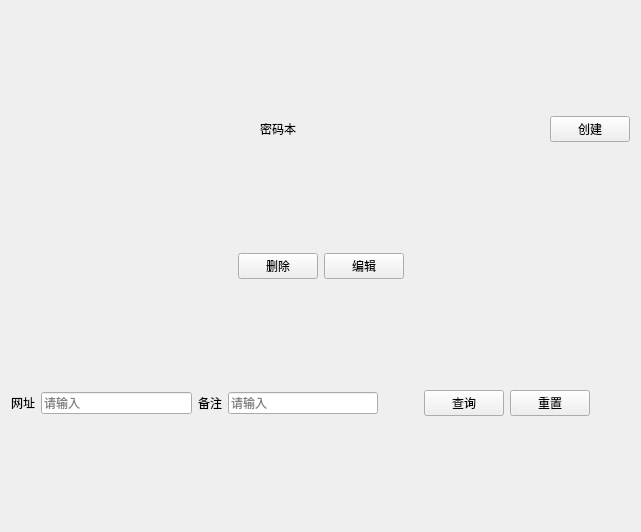
<?xml version="1.0" encoding="UTF-8"?>
<ui version="4.0">
 <class>Form</class>
 <widget class="QWidget" name="Form">
  <property name="geometry">
   <rect>
    <x>0</x>
    <y>0</y>
    <width>641</width>
    <height>532</height>
   </rect>
  </property>
  <property name="windowTitle">
   <string>Form</string>
  </property>
  <layout class="QVBoxLayout" name="verticalLayout">
   <item>
    <layout class="QHBoxLayout" name="layout_header">
     <item>
      <spacer name="horizontalSpacer_6">
       <property name="orientation">
        <enum>Qt::Horizontal</enum>
       </property>
       <property name="sizeHint" stdset="0">
        <size>
         <width>40</width>
         <height>20</height>
        </size>
       </property>
      </spacer>
     </item>
     <item>
      <widget class="QLabel" name="title">
       <property name="text">
        <string>密码本</string>
       </property>
      </widget>
     </item>
     <item>
      <spacer name="horizontalSpacer_5">
       <property name="orientation">
        <enum>Qt::Horizontal</enum>
       </property>
       <property name="sizeHint" stdset="0">
        <size>
         <width>40</width>
         <height>20</height>
        </size>
       </property>
      </spacer>
     </item>
     <item>
      <widget class="QPushButton" name="create_btn">
       <property name="text">
        <string>创建</string>
       </property>
      </widget>
     </item>
    </layout>
   </item>
   <item>
    <layout class="QHBoxLayout" name="layout_action">
     <item>
      <spacer name="horizontalSpacer_9">
       <property name="orientation">
        <enum>Qt::Horizontal</enum>
       </property>
       <property name="sizeHint" stdset="0">
        <size>
         <width>40</width>
         <height>20</height>
        </size>
       </property>
      </spacer>
     </item>
     <item>
      <widget class="QPushButton" name="remove_btn">
       <property name="text">
        <string>删除</string>
       </property>
      </widget>
     </item>
     <item>
      <widget class="QPushButton" name="update_btn">
       <property name="text">
        <string>编辑</string>
       </property>
      </widget>
     </item>
     <item>
      <spacer name="horizontalSpacer_10">
       <property name="orientation">
        <enum>Qt::Horizontal</enum>
       </property>
       <property name="sizeHint" stdset="0">
        <size>
         <width>40</width>
         <height>20</height>
        </size>
       </property>
      </spacer>
     </item>
    </layout>
   </item>
   <item>
    <layout class="QVBoxLayout" name="layout_query">
     <item>
      <layout class="QHBoxLayout" name="horizontalLayout_6">
       <item>
        <layout class="QHBoxLayout" name="horizontalLayout_3">
         <item>
          <widget class="QLabel" name="label_2">
           <property name="text">
            <string>网址</string>
           </property>
          </widget>
         </item>
         <item>
          <widget class="QLineEdit" name="url">
           <property name="placeholderText">
            <string>请输入</string>
           </property>
          </widget>
         </item>
        </layout>
       </item>
       <item>
        <layout class="QHBoxLayout" name="horizontalLayout_5">
         <item>
          <widget class="QLabel" name="label_3">
           <property name="text">
            <string>备注</string>
           </property>
          </widget>
         </item>
         <item>
          <widget class="QLineEdit" name="remark">
           <property name="placeholderText">
            <string>请输入</string>
           </property>
          </widget>
         </item>
        </layout>
       </item>
       <item>
        <layout class="QHBoxLayout" name="horizontalLayout_2">
         <item>
          <spacer name="horizontalSpacer_3">
           <property name="orientation">
            <enum>Qt::Horizontal</enum>
           </property>
           <property name="sizeHint" stdset="0">
            <size>
             <width>40</width>
             <height>20</height>
            </size>
           </property>
          </spacer>
         </item>
         <item>
          <widget class="QPushButton" name="query_btn">
           <property name="text">
            <string>查询</string>
           </property>
          </widget>
         </item>
         <item>
          <widget class="QPushButton" name="reset_query_btn">
           <property name="text">
            <string>重置</string>
           </property>
          </widget>
         </item>
         <item>
          <spacer name="horizontalSpacer_4">
           <property name="orientation">
            <enum>Qt::Horizontal</enum>
           </property>
           <property name="sizeHint" stdset="0">
            <size>
             <width>40</width>
             <height>20</height>
            </size>
           </property>
          </spacer>
         </item>
        </layout>
       </item>
      </layout>
     </item>
    </layout>
   </item>
   <item>
    <layout class="QVBoxLayout" name="layout_table"/>
   </item>
  </layout>
 </widget>
 <resources/>
 <connections/>
</ui>
